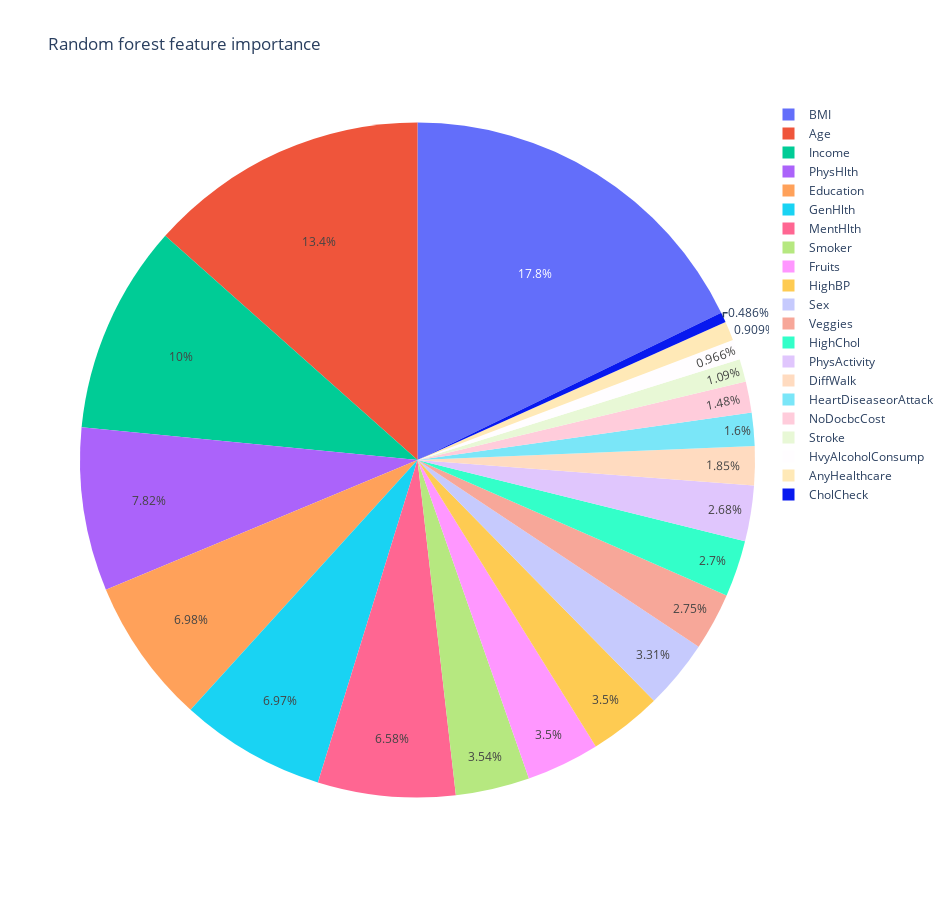

Notebook code cell kept with this figure:
### Code cell
rfFIpie = px.pie(rfFI,values=rfFI.RF_Importance,names=rfFI.Features,width=950,height=900,title='Random forest feature importance')
rfFIpie.show()

### Figure 1 — Plotly figure (JSON) as saved in the notebook; plotly's stock layout.template omitted (floating-point values rounded to 4 significant figures)
{"data": [{"domain": {"x": [0, 1], "y": [0, 1]}, "hovertemplate": "Features=%{label}<br>RF_Importance=%{value}<extra></extra>", "labels": ["HighBP", "HighChol", "CholCheck", "BMI", "Smoker", "Stroke", "HeartDiseaseorAttack", "PhysActivity", "Fruits", "Veggies", "HvyAlcoholConsump", "AnyHealthcare", "NoDocbcCost", "GenHlth", "MentHlth", "PhysHlth", "DiffWalk", "Sex", "Age", "Education", "Income"], "legendgroup": "", "name": "", "showlegend": true, "type": "pie", "values": [0.03499, 0.02699, 0.004858, 0.1781, 0.03541, 0.01094, 0.01597, 0.02677, 0.03505, 0.02755, 0.009657, 0.009091, 0.01479, 0.0697, 0.06582, 0.07821, 0.01854, 0.03313, 0.1344, 0.06985, 0.1002]}], "layout": {"height": 900, "legend": {"tracegroupgap": 0}, "title": {"text": "Random forest feature importance"}, "width": 950}}
